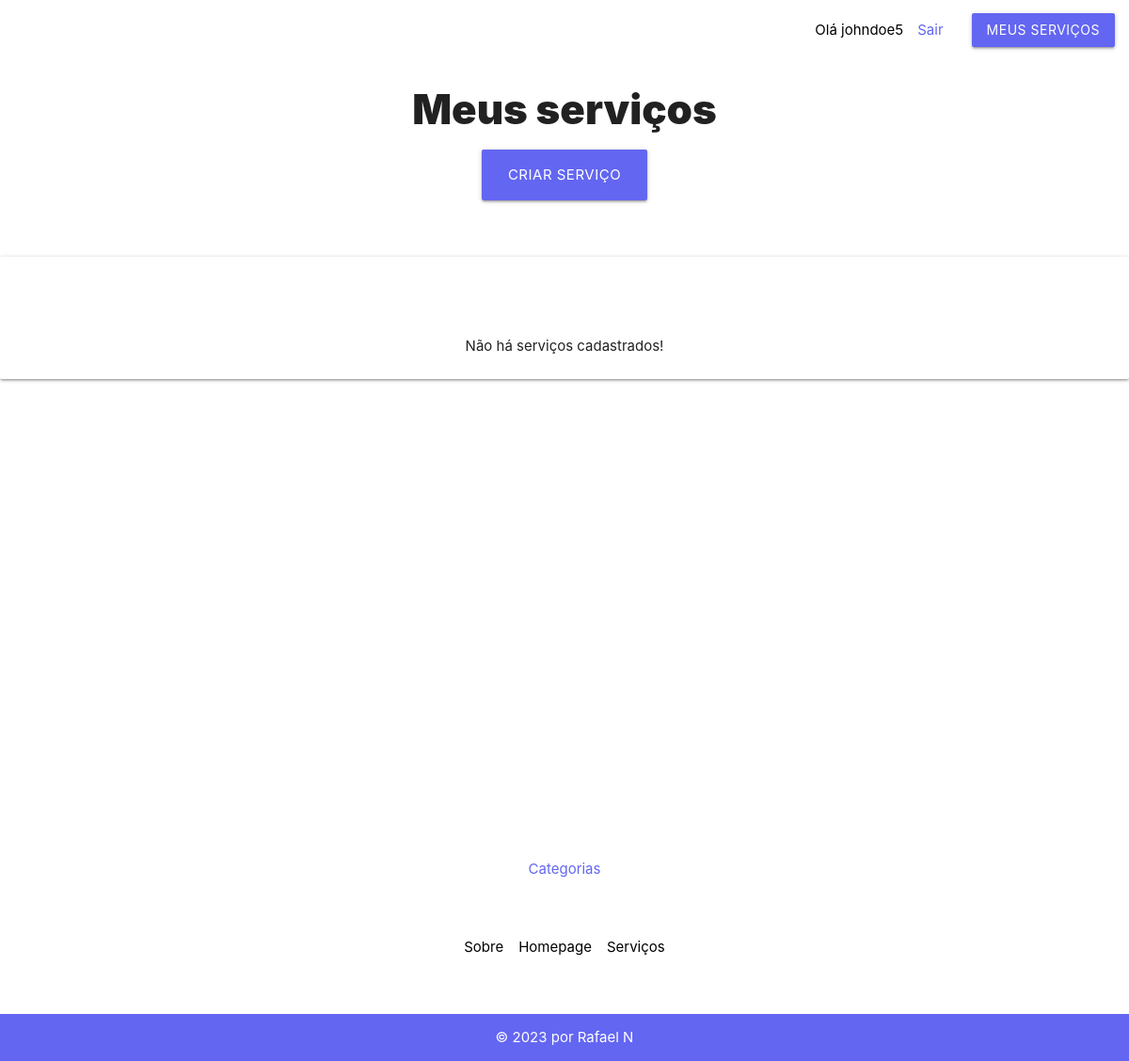
Before: /servicosapp/servicos/usuario/meus_servicos (signed in) with the older database file.
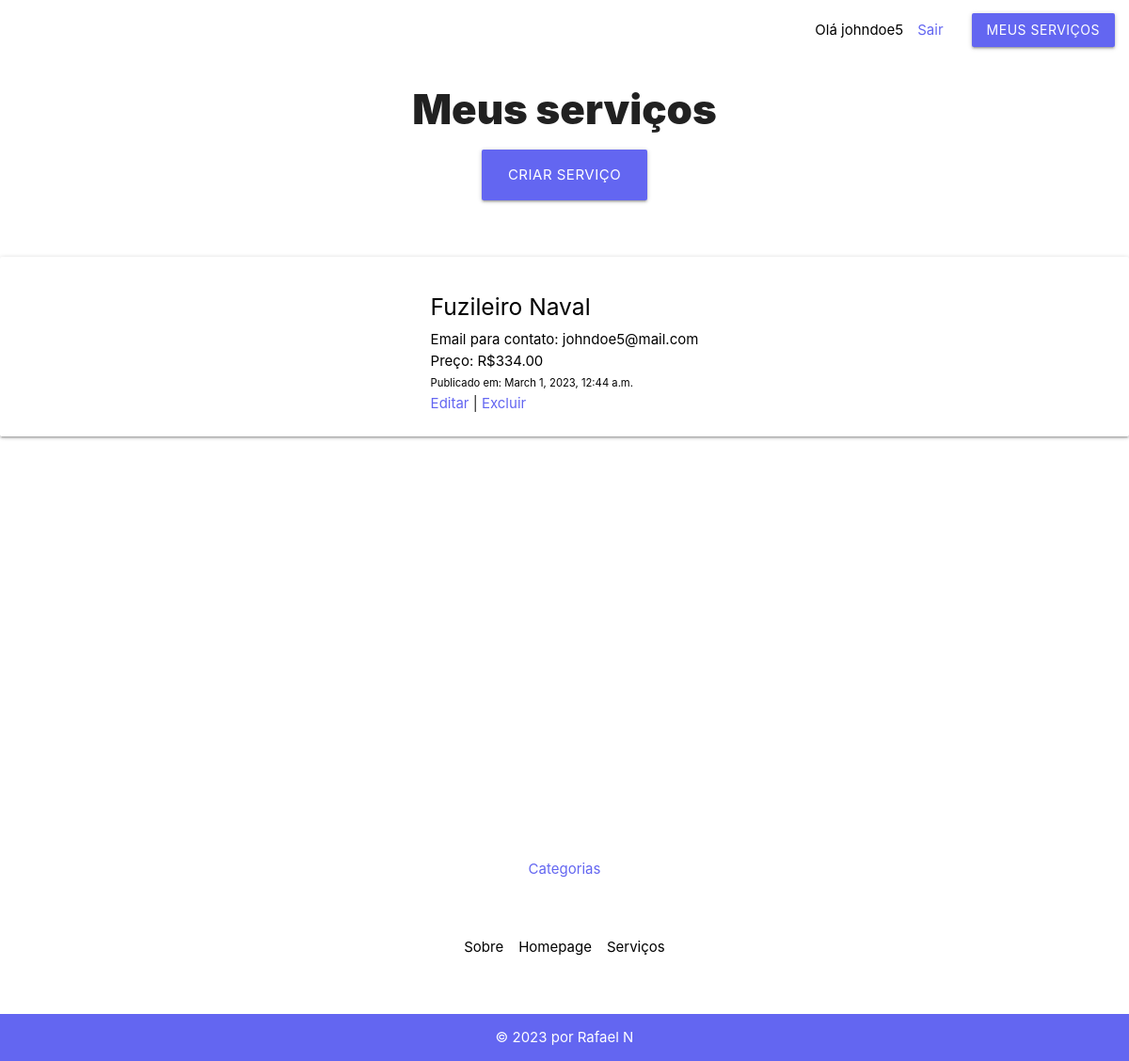
After: the same page with the newer database file.
### servicosapp/models.py (models this page shows)
class Servico(models.Model):
    id_servico = models.AutoField(primary_key=True)
    fk_usuario = models.ForeignKey(auth_user, on_delete=models.DO_NOTHING, null=True)
    fk_categoria = models.ForeignKey(Categoria, on_delete=models.CASCADE, null=True)
    fk_municipio = models.ForeignKey(Municipio, on_delete=models.CASCADE, null=True)
    titulo = models.CharField(max_length=150, null=False)
    descricao = models.CharField(max_length=150, default=None)
    email = models.CharField(max_length=150, null=False)
    telefone_1 = models.CharField(max_length=50, null=True)
    telefone_2 = models.CharField(max_length=50, null=True)
    preco = models.IntegerField(default=0, null=True)
    data_pub = models.DateTimeField("Data de publicação", default=django.utils.timezone.now, null=True)
    def __str__(self):
        return self.titulo

### servicosapp/views.py (the view)
# urls.py: path('servicos/usuario/meus_servicos', views.meus_servicos, name='meus_servicos'),
def meus_servicos(request):
       current_user = request.user
       meus_servicos = Servico.objects.filter(fk_usuario = current_user.id)
       context = {
            'current_user': current_user,
            'meus_servicos': meus_servicos
       }
       return render(request, 'servicosapp/usuario/meus_servicos.html', context)

### servicosapp/templates/servicosapp/usuario/meus_servicos.html
{% extends 'base.html' %}
{% block content %}
<h3>Meus serviços</h3>
<a style="background-color: var(--accent-color); max-width: max-content; text-decoration: none; display: block; margin-left: auto; margin-right: auto;" class="link-btn waves-effect waves-light btn-large" href="{% url 'servicosapp:criar_servicos' %}">Criar serviço</a>
<div class="card-panel" style="margin-top: 4em; display: flex; justify-content: center; align-items: center;">
    {% if meus_servicos %}
    <ul>
        {% for meu_servico in meus_servicos %}
        <a id="ancora-servicos" href="{% url 'servicosapp:detalhes_servicos' meu_servico.id_servico %}">
            <h5>{{ meu_servico }}</h5>
            <li>Email para contato: {{ meu_servico.email }}</li>
            <li>Preço: R${{ meu_servico.preco }}.00</li>
            <li><small>Publicado em: {{ meu_servico.data_pub }}</small></li>
        </a>
        <a href="/servicosapp/servicos/{{ meu_servico.id_servico }}/editar/">Editar</a>
        |
        <a id="excluir-btn" href="/servicosapp/servicos/{{ meu_servico.id_servico }}/excluir/">Excluir</a>
        {% endfor %}
    </ul>
</div>
{% else %}
<p style="text-align: center; margin-top: 4em;">Não há serviços cadastrados!</p>
{% endif %}
{% endblock content %}

### servicosapp/templates/base.html (shortened to what this page needs)
{% load static %}
<!DOCTYPE html>
<head>
    <link rel="stylesheet" href="{% static 'materialize.css' %}">
    <link rel="stylesheet" href="{% static 'servicosapp/stylesheet.css' %}" />
</head>
<body>
    {% include 'navbar.html' %}
    <main>
        {% block content %}{% endblock content %}
    </main>
    <footer class="page-footer">
        <div class="container">
            <a href="{% url 'servicosapp:categorias' %}">Categorias</a>
            <ul>
                <li><a href="#">Sobre</a></li>
                <li><a href="{% url 'servicosapp:index' %}">Homepage</a></li>
                <li><a href="{% url 'servicosapp:index_servicos' %}">Serviços</a></li>
            </ul>
        </div>
        <div class="fc footer-copyright">
            <div class="container">
                © 2023 por Rafael N
            </div>
        </div>
    </footer>
</body>

### servicosapp/templates/navbar.html
<nav>
    <div class="nav-wrapper">
        <ul id="nav-mobile" class="right">
            {% if user.is_authenticated %}
            <li style="color: black;">Olá {{ user.username }} </li>
            <li><a href="{% url 'servicosapp:sair' %}">Sair</a></li>
            {% else %}
            <li><a href="{% url 'servicosapp:entrar_form' %}">Entrar</a></li>
            {% endif %}
            <li><a class="login-btn waves-effect waves-light btn"
                    href="{% url 'servicosapp:meus_servicos' %}">Meus serviços</a></li>
        </ul>
    </div>
</nav>

### servicosapp/static/servicosapp/stylesheet.css (style rules this page uses)
* { box-sizing: border-box; padding: 0; margin: 0; }
body { background-color: var(--primary-color); }
body button, .login-btn { background-color: var(--accent-color) !important; }
body a { color: var(--accent-color); }
body h3 { font-weight: 900; text-align: center; }
body nav { background: transparent; box-shadow: none; }
body nav li a { color: var(--accent-color); }
body footer { background: none !important; text-align: center; color: black; }
body footer ul { display: flex; justify-content: center; gap: 2vh; margin-top: 4em; }
body footer ul li a { color: black; }
body footer .fc { margin-top: 4em; background-color: var(--accent-color) !important; color: var(--primary-color) !important; }
body main { min-height: 100vh; }
div #ancora-servicos { color: black; }

Changed rows visible on the page:
added Servico: titulo "Fuzileiro Naval", email "johndoe5@mail.com", preco "334", data_pub "March 1, 2023, 12:44 a.m."
Other visible differences:
text no longer shown: "Não há serviços cadastrados!"
